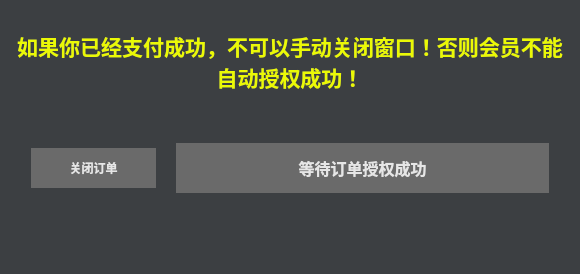
<?xml version="1.0" encoding="UTF-8"?>
<ui version="4.0">
 <class>Dialog</class>
 <widget class="QDialog" name="Dialog">
  <property name="geometry">
   <rect>
    <x>0</x>
    <y>0</y>
    <width>580</width>
    <height>274</height>
   </rect>
  </property>
  <property name="windowTitle">
   <string>提示</string>
  </property>
  <property name="styleSheet">
   <string notr="true">*{
background-color:#3c3f42;
color: #e6e6e6;
}

*:disabled {
	background-color: #3c3f42;
	color: #afafaf;
	cursor: not-allowed;

}
QListWidget:disabled,QTextEdit:disabled,QLineEdit:disabled,QTabWidget:disabled{
background-color:rgb(40, 40, 40);
}
QTextBrowser:disabled{
background-color:rgb(40, 40, 40);
color: rgb(152, 197, 150);
}

QPushButton:disabled {
	background-color: rgb(80, 80, 80);
	color: #afafaf;
	cursor: not-allowed;

}

QCheckBox:hover,QRadioButton:hover {
color: white;
}

QPushButton:hover {

font-weight: bold;
background-color:rgb(84, 84, 84);
color: white;
border-radius: 10pt;

}

QPushButton{
font-weight: bold;
background-color:rgb(106, 106, 106);
color: #e6e6e6;
border-radius: 10pt;
}

QTextBrowser,QListWidget,QTextEdit,QLineEdit,QTabWidget{
background-color:rgb(40, 40, 40);
color: rgba(152, 197, 150, 185);
font-size:12pt;
}

QTextBrowser:hover,QTextEdit:hover,QLineEdit:hover{
background-color:rgb(40, 40, 40);
color: rgb(152, 197, 150);
font-size:12pt;
}


QLabel{
color: #ebf905;
}



QRadioButton,QCheckBox {
        border: none;
        border-radius: 9px;
}
QRadioButton::indicator,QCheckBox::indicator{
    background-color: rgb(42, 45, 66);
    border: 0px solid #b1b1b1;
	width: 18px;
	height: 18px;
	border-radius: 9px;
}

QRadioButton::indicator:checked,QCheckBox::indicator:checked {
    background-color: #ebf905;
    border-color: #ebf905;
}

QMenuBar { background-color: transparent; }
QMenuBar::item { background-color: transparent; }
QMenuBar::item:selected { background-color:transparent; color: #ffffff;}
QMenu { background-color: transparent; }
QMenu::item { background-color: transparent; }
QMenu::item:selected { background-color: transparent; color: #ffffff; }

</string>
  </property>
  <layout class="QVBoxLayout" name="verticalLayout_2">
   <item>
    <layout class="QVBoxLayout" name="verticalLayout" stretch="1,1">
     <property name="spacing">
      <number>50</number>
     </property>
     <property name="bottomMargin">
      <number>50</number>
     </property>
     <item>
      <widget class="QLabel" name="label">
       <property name="sizePolicy">
        <sizepolicy hsizetype="Preferred" vsizetype="Fixed">
         <horstretch>0</horstretch>
         <verstretch>0</verstretch>
        </sizepolicy>
       </property>
       <property name="font">
        <font>
         <pointsize>16</pointsize>
         <weight>75</weight>
         <bold>true</bold>
        </font>
       </property>
       <property name="text">
        <string>如果你已经支付成功，不可以手动关闭窗口！否则会员不能自动授权成功！</string>
       </property>
       <property name="alignment">
        <set>Qt::AlignCenter</set>
       </property>
       <property name="wordWrap">
        <bool>true</bool>
       </property>
      </widget>
     </item>
     <item>
      <layout class="QHBoxLayout" name="horizontalLayout" stretch="1,3">
       <property name="spacing">
        <number>20</number>
       </property>
       <property name="leftMargin">
        <number>20</number>
       </property>
       <property name="rightMargin">
        <number>20</number>
       </property>
       <item>
        <widget class="QPushButton" name="btn_close">
         <property name="sizePolicy">
          <sizepolicy hsizetype="Minimum" vsizetype="Preferred">
           <horstretch>0</horstretch>
           <verstretch>0</verstretch>
          </sizepolicy>
         </property>
         <property name="minimumSize">
          <size>
           <width>50</width>
           <height>0</height>
          </size>
         </property>
         <property name="maximumSize">
          <size>
           <width>16777215</width>
           <height>40</height>
          </size>
         </property>
         <property name="font">
          <font>
           <weight>75</weight>
           <bold>true</bold>
          </font>
         </property>
         <property name="text">
          <string>关闭订单</string>
         </property>
        </widget>
       </item>
       <item>
        <widget class="QPushButton" name="btn_wait">
         <property name="minimumSize">
          <size>
           <width>180</width>
           <height>0</height>
          </size>
         </property>
         <property name="maximumSize">
          <size>
           <width>16777215</width>
           <height>50</height>
          </size>
         </property>
         <property name="font">
          <font>
           <pointsize>12</pointsize>
           <weight>75</weight>
           <bold>true</bold>
          </font>
         </property>
         <property name="text">
          <string>等待订单授权成功</string>
         </property>
        </widget>
       </item>
      </layout>
     </item>
    </layout>
   </item>
  </layout>
 </widget>
 <resources/>
 <connections/>
</ui>
